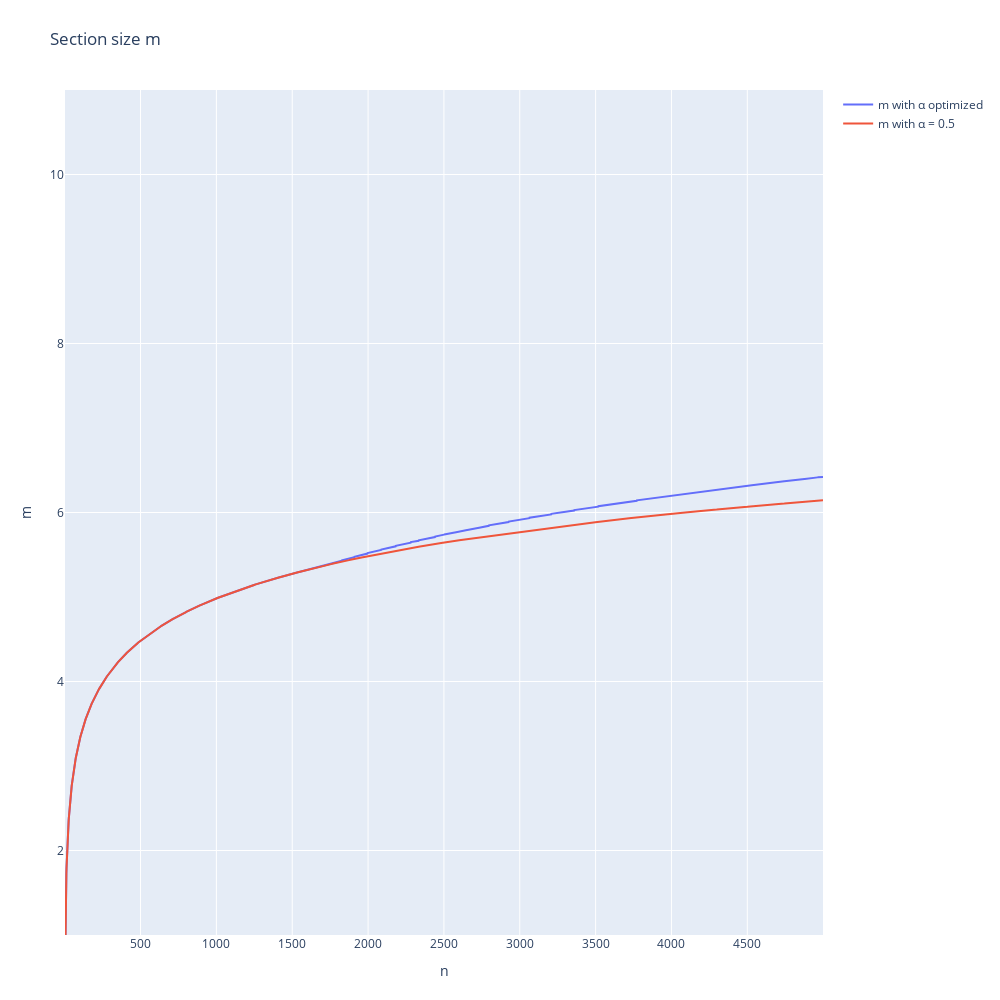

Notebook cell for this chart:
### Code cell
layout_2 = go.Layout(
    title= 'Section size m',
    margin=dict(l=65, r=50, b=65, t=90),
    autosize=False,
    width=1000,
    height=1000,
    xaxis = dict(title='n'),
    yaxis = dict(title='m', range=[1, 11]),
    )

fig = go.Figure(go.Scatter(x= size_vec, y = opt_sec_size , mode="lines", name='m with ' + chr(945) + ' optimized'),
                layout=layout_2)
fig.add_trace(go.Scatter(x= size_vec, y = norm_sec_size , mode="lines", name='m with ' + chr(945) + ' = 0.5'))

fig.show()

### Figure 1 — Plotly figure (JSON) as saved in the notebook; plotly's stock layout.template omitted (floating-point values rounded to 4 significant figures; data arrays with more than 128 entries replaced by an {"elided": "..."} marker saying what was removed)
{"data": [{"mode": "lines", "name": "m with α optimized", "type": "scatter", "x": {"elided": "4998 int values"}, "y": {"elided": "4998 float values"}}, {"mode": "lines", "name": "m with α = 0.5", "type": "scatter", "x": {"elided": "4998 int values"}, "y": {"elided": "4998 float values"}}], "layout": {"autosize": false, "height": 1000, "margin": {"b": 65, "l": 65, "r": 50, "t": 90}, "title": {"text": "Section size m"}, "width": 1000, "xaxis": {"title": {"text": "n"}}, "yaxis": {"range": [1, 11], "title": {"text": "m"}}}}
